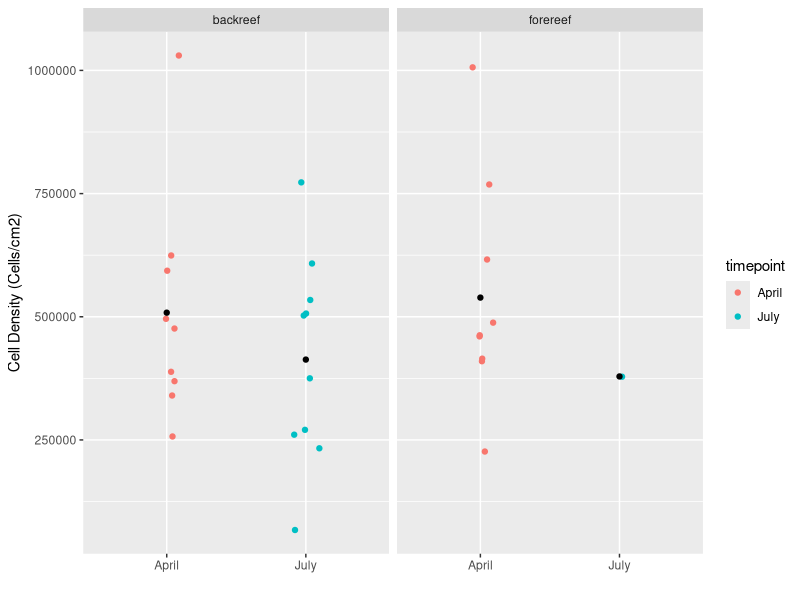

Write R code to recreate this figure. (Note: this script raises an error after producing the figure.)
## ---- chunk 1
## install packages if you dont already have them
if (!require("tidyverse")) install.packages("tidyverse")

# load packages
library(tidyverse)
## ---- chunk 2
# Cell count data
sym_counts <- read_csv("data/sym_counts_data.csv")

# Surface area data
sa <- read.csv("output/surface.area.calc.csv")

# Tissue homogenate volume data
homog_vols <- read_csv("data/homogenate_vols.csv") 

# Coral sample metadata
metadata <- read_csv("data/corals_sampled.csv") %>% select(1:3)

# Join homogenate volumes and surface area with sample metadata
metadata <- full_join(metadata, homog_vols) %>%
  full_join(sa)
## ---- chunk 3
# Calculate mean counts for each sample
sym_counts <- sym_counts %>%
  select(full_sample_id, Squares.Counted, matches("Count[0-9]")) %>%
  gather("rep", "count", -full_sample_id, -Squares.Counted) %>%
  group_by(full_sample_id, Squares.Counted) %>%
  summarise(mean_count = mean(count, na.rm = TRUE))

# Join mean counts with sample metadata
sym_counts <- full_join(sym_counts, metadata)

sym_counts <-sym_counts %>%
  filter(!Squares.Counted =="NA")

# Normalize counts by homogenat volume and surface area
sym_counts <- sym_counts %>%
  mutate(cells.mL = mean_count * 10000 / Squares.Counted,
         cells = cells.mL * homog_vol_ml,
         cells.cm2 = cells / surface.area.cm2)
## ---- chunk 4
sym_counts %>%
  filter(!is.na(site)) %>%
  ggplot(aes(x = timepoint, y = cells.cm2, color = timepoint)) +
  labs(x = "",y = "Cell Density (Cells/cm2)") +
  facet_wrap(~ site) +
geom_jitter(width = 0.1) +                                            # Plot all points
  stat_summary(fun.data = mean_cl_normal, fun.args = list(mult = 1),    # Plot standard error
               geom = "errorbar", color = "black", width = 0.5) +
  stat_summary(fun.y = mean, geom = "point", color = "black")           # Plot mean
## ---- chunk 5
sym_counts %>%
  select(colony_id, site, species, cells.cm2) %>%
  mutate(timepoint="timepoint1")%>%
  write_csv(path = "output/1_symb_densities.csv")


